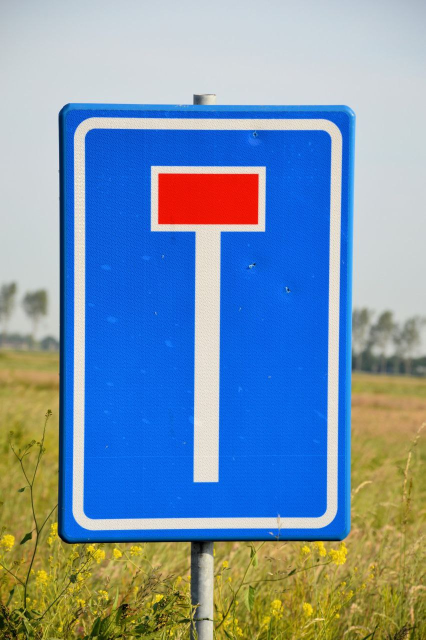
#> input picture file.png, 851 x 1280 px, given in place of the camera (shown at 1/2 size)
$ python detection.py
#> lines starting #> are read from the running program, lines starting #| are printed output that depends on the picture; after the words box and inside, x2 and y2 are one past the last pixel; in counts of white or black regions, pixels touching at a corner belong together
import cv2
def nothing(x):
 pass
videoCapture = cv2.VideoCapture(0)
cv2.namedWindow('resultOfBnarization')
cv2.namedWindow('maskResultOfBnarization')
cv2.createTrackbar('minb', 'resultOfBnarization', 0, 255, nothing)
#> slider 'minb' is set to 51
cv2.createTrackbar('ming', 'resultOfBnarization', 0, 255, nothing)
#> slider 'ming' is set to 51
cv2.createTrackbar('minr', 'resultOfBnarization', 0, 255, nothing)
#> slider 'minr' is set to 51
cv2.createTrackbar('maxb', 'resultOfBnarization', 0, 255, nothing)
#> slider 'maxb' is set to 255
cv2.createTrackbar('maxg', 'resultOfBnarization', 0, 255, nothing)
#> slider 'maxg' is set to 255
cv2.createTrackbar('maxr', 'resultOfBnarization', 0, 255, nothing)
#> slider 'maxr' is set to 255
while(True):
 _, frame = videoCapture.read();
#> frame is the input picture: shape (1280, 851, 3); mean B, G, R 172.2, 147.9, 122.3
 hsv = cv2.cvtColor(frame,cv2.COLOR_BGR2HSV)
#> hsv: shape (1280, 851, 3); mean H, S, V 75.7, 140.7, 202.7
 cv2.imshow('frame', hsv)
 minb = cv2.getTrackbarPos('minb', 'resultOfBnarization')
 ming = cv2.getTrackbarPos('ming', 'resultOfBnarization')
 minr = cv2.getTrackbarPos('minr', 'resultOfBnarization')
 maxb = cv2.getTrackbarPos('maxb', 'resultOfBnarization')
 maxg = cv2.getTrackbarPos('maxg', 'resultOfBnarization')
 maxr = cv2.getTrackbarPos('maxr', 'resultOfBnarization')
 hsv = cv2.blur(hsv,(5,5))
#> hsv: shape (1280, 851, 3); mean H, S, V 75.7, 140.7, 202.7
 mask = cv2.inRange(hsv, (minb, ming, minr), (maxb, maxg, maxr))
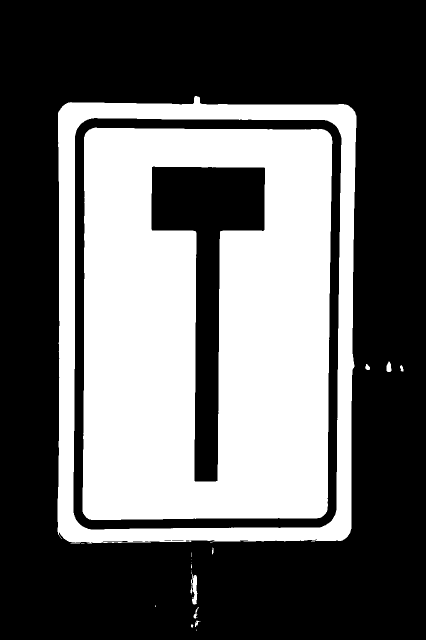
#> mask: shape (1280, 851) (shown at 1/2 size); 38.3% white; 18 white regions (8 under 20 px), largest, box (x1, y1, x2, y2) and area: (165, 255, 665, 1040) 331401, (115, 192, 713, 1087) 84894, (381, 1143, 395, 1209) 512
 cv2.imshow('maskResultOfBnarization', mask)
 result = cv2.bitwise_and(frame, frame, mask = mask)
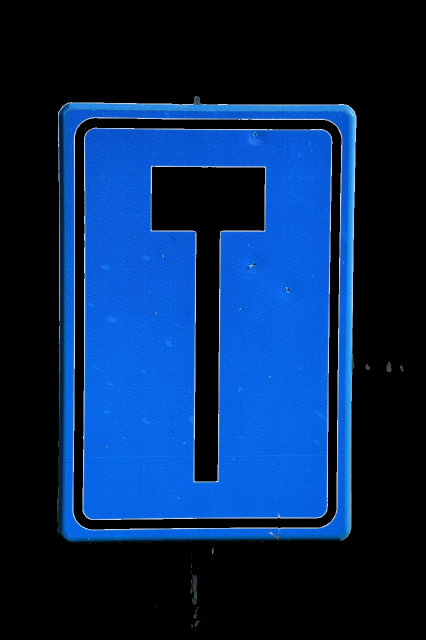
#> result: shape (1280, 851, 3) (shown at 1/2 size); mean B, G, R 84, 39, 6.9
 cv2.imshow('resultOfBnarization', result)
 if cv2.waitKey(1) == ord("q"):
#> (key q is pressed here)
    break
videoCapture.release()
cv2.destroyAllWindows()


target = cv2.imread('transition.jpg')
#> (the run stopped early here; a loop or call above may not have finished)
